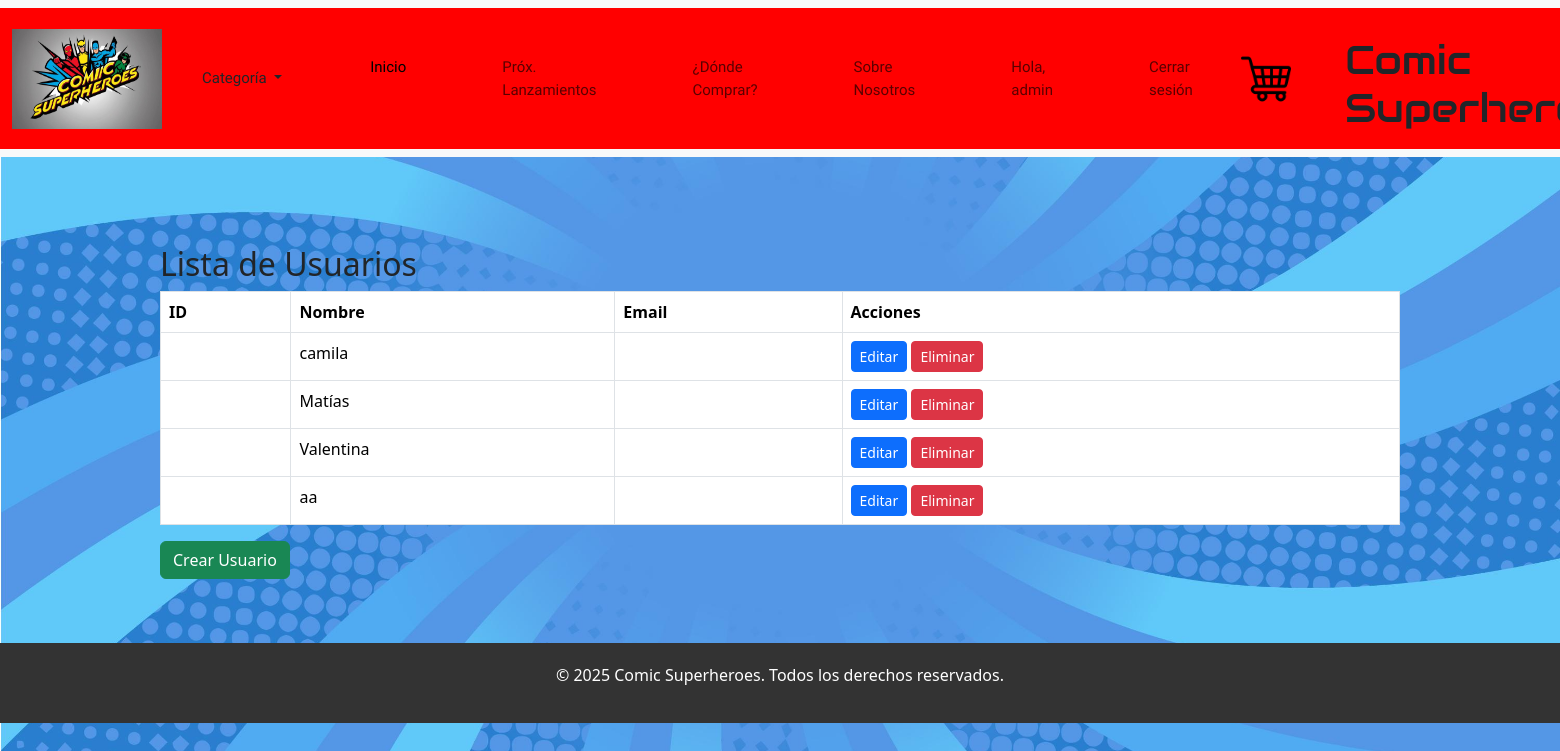
Page /usuarios/ (signed in) on the committed database.
### web/models.py (models this page shows)
class Usuario(models.Model):
      rut= models.CharField(primary_key=True,max_length=10)
      nombre=models.CharField(max_length=20)
      apellido=models.CharField(max_length=20)
      correo=models.EmailField(unique=True, max_length=50)
      contraseña=models.CharField(max_length=100)
      is_staff = models.BooleanField(default=False)
      last_login = models.DateTimeField(auto_now=True)

### web/views.py (the view)
# urls.py: path('usuarios/', UsuarioListView.as_view(), name='usuario-list'),
class UsuarioListView(ListView):
    model = Usuario
    template_name = 'usuarios_list.html'
    context_object_name = 'usuarios'

### web/templates/usuarios_list.html (shortened to what this page needs)
{% extends 'base.html' %}
{% block content %}
<div class="container mt-4">
    <h2>Lista de Usuarios</h2>
    <table class="table table-bordered">
        <thead>
            <tr>
                <th>ID</th>
                <th>Nombre</th>
                <th>Email</th>
                <th>Acciones</th>
            </tr>
        </thead>
        <tbody>
            {% for usuario in usuarios %}
            <tr>
                <td>{{ usuario.id }}</td>
                <td>{{ usuario.nombre }}</td>
                <td>{{ usuario.email }}</td>
                <td>
                    <a href="{% url 'usuarios_update' usuario.id %}" class="btn btn-primary btn-sm">Editar</a>
                    <a href="{% url 'usuarios_delete' usuario.id %}" class="btn btn-danger btn-sm">Eliminar</a>
                </td>
            </tr>
            {% endfor %}
        </tbody>
    </table>
    <a href="{% url 'usuarios_create' %}" class="btn btn-success">Crear Usuario</a>
</div>
{% endblock %}

### web/templates/base.html (shortened to what this page needs)
{% load static %}
<!DOCTYPE html>
<html lang="es">
<head>
    <link href="https://cdn.jsdelivr.net/npm/bootstrap@5.3.3/dist/css/bootstrap.min.css" rel="stylesheet">
    <link rel="stylesheet" href="{% static 'css/style.css' %}">
</head>
<body>
    <header>
        <nav class="navbar navbar-expand-lg bg-body-tertiary">
            <div class="container-fluid">
                <img src="{% static 'img/logo.jpg' %}" id="logo" width="150" height="100" alt="logo de la pagina">
              <div class="collapse navbar-collapse" id="navbarNav">
                <li class="nav-item dropdown">
                    <a class="nav-link dropdown-toggle" href="#" role="button" data-bs-toggle="dropdown" aria-expanded="false">
                      Categoría
                    </a>
                </li>
                <ul class="navbar-nav">
                  <li class="nav-item">
                    <a class="nav-link active" aria-current="page" href="{% url 'inicio' %}">Inicio</a>
                  </li>
                  <li class="nav-item">
                    <a class="nav-link" href="{% url 'prox_lanzamiento' %}">Próx. Lanzamientos</a>
                  </li>
                  <li class="nav-item">
                    <a class="nav-link" href="{% url 'tiendas' %}">¿Dónde Comprar?</a>
                  </li>
                  <li class="nav-item">
                    <a class="nav-link" href="{% url 'nosotros' %}">Sobre Nosotros</a>
                  </li>
                {% if user.is_authenticated %}
                  <li class="nav-item">
                      <a class="nav-link" href="">Hola, {{ user.username }}</a>
                  </li>
                  <li class="nav-item">
                      <a class="nav-link" href="{% url 'logout' %}">Cerrar sesión</a>
                  </li>
                {% endif %}
              </ul>
              </div>
              <a href="{% url 'carrito' %}">
                <img id="carrito" src="{% static 'img/3144456.png' %}"  alt="imagen de carrito">
              </a>
              <h1 id="titulo_pagina">Comic Superheroes</h1>
            </div>
          </nav>
    </header>
    <main class="container mt-4">
        {% block content %}
        {% endblock %}
    </main>
    <footer class="text-center mt-4">
        <p>© 2025 Comic Superheroes. Todos los derechos reservados.</p>
    </footer>
</body>
</html>

### web/static/css/style.css (style rules this page uses)
img { float: left; }
#titulo_pagina { font-family: "Audiowide", serif; }
#carrito { width: 50px; margin-right: 34px; }
h1 { float: right; margin-top: 19px; }
body { display: flex; flex-direction: column; min-height: 100vh; background-image: url('../img/fondo.jpg'); background-size: cover; background-position: center center; background-attachment: fixed; }
.nav-item { font-family: "Wallpoet", serif; font-weight: 200; font-size: 15px; padding: 40px; }
.nav-link { display: block; padding: var(--bs-nav-link-padding-y) var(--bs-nav-link-padding-x); font-size: 15px; font-weight: var(--bs-nav-link-font-weight); color: var(--bs-nav-link-color); text-decoration: none; background: 0 0; border: 0; transition: color .15s ease-in-out, background-color .15s ease-in-out, border-color .15s ease-in-out; }
.container-fluid { background-color: red; }
a { padding-right: 20px }
footer { background-color: #333; color: white; text-align: center; padding: 20px; position: sticky; max-width: 100%; }
ul { list-style: none; }
li { list-style: none; }
.container { display: flex; flex-direction: column; align-items: flex-start; padding: 20px; }

### rows in the picture
Usuario: nombre "camila"
Usuario: nombre "Matías"
Usuario: nombre "Valentina"
Usuario: nombre "aa"

### other values in the picture
{{ user.username }} "admin"
